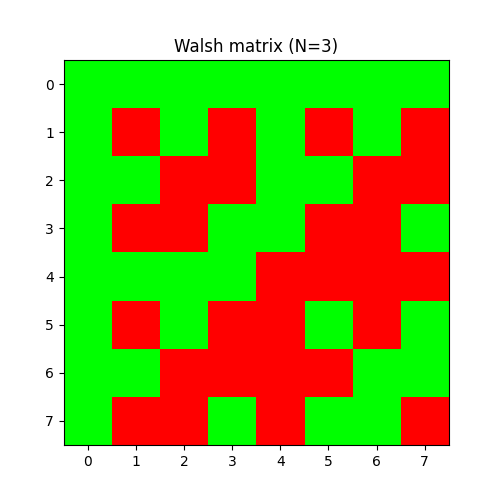

This chart was generated by the following Python code:
import numpy as np
import matplotlib
import matplotlib.pyplot as plt


def sylvester(n: int):
    if n == 1:
        return np.array([[1, 1], [1, -1]])
    else:
        return np.kron(sylvester(n - 1), sylvester(1))


H3 = sylvester(3)

cmap = matplotlib.colors.LinearSegmentedColormap.from_list("", ["#FF0000", "#00FF00"])

plt.figure(figsize=(5, 5))
plt.imshow(H3, cmap=cmap)
plt.title("Walsh matrix (N=3)")
plt.savefig("walsh.png")
plt.show()
